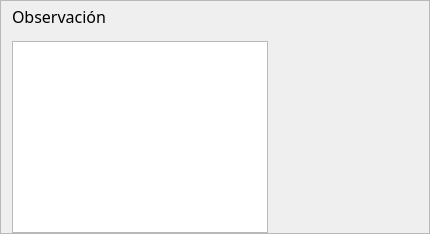
                               <widget class="QFrame" name="f3obs">
                                <property name="frameShape">
                                 <enum>QFrame::StyledPanel</enum>
                                </property>
                                <property name="frameShadow">
                                 <enum>QFrame::Raised</enum>
                                </property>
                                <layout class="QVBoxLayout" name="verticalLayout_21">
                                 <property name="spacing">
                                  <number>10</number>
                                 </property>
                                 <property name="topMargin">
                                  <number>0</number>
                                 </property>
                                 <property name="bottomMargin">
                                  <number>0</number>
                                 </property>
                                 <item>
                                  <widget class="QLabel" name="lb_obs">
                                   <property name="minimumSize">
                                    <size>
                                     <width>0</width>
                                     <height>30</height>
                                    </size>
                                   </property>
                                   <property name="font">
                                    <font>
                                     <family>Microsoft YaHei</family>
                                     <pointsize>12</pointsize>
                                     <weight>50</weight>
                                     <italic>false</italic>
                                     <bold>false</bold>
                                    </font>
                                   </property>
                                   <property name="text">
                                    <string>Observación</string>
                                   </property>
                                   <property name="textFormat">
                                    <enum>Qt::AutoText</enum>
                                   </property>
                                  </widget>
                                 </item>
                                 <item>
                                  <layout class="QHBoxLayout" name="horizontalLayout_16">
                                   <property name="spacing">
                                    <number>0</number>
                                   </property>
                                   <property name="sizeConstraint">
                                    <enum>QLayout::SetDefaultConstraint</enum>
                                   </property>
                                   <property name="topMargin">
                                    <number>0</number>
                                   </property>
                                   <property name="bottomMargin">
                                    <number>0</number>
                                   </property>
                                   <item>
                                    <widget class="QTextEdit" name="te_obs">
                                     <property name="minimumSize">
                                      <size>
                                       <width>0</width>
                                       <height>100</height>
                                      </size>
                                     </property>
                                    </widget>
                                   </item>
                                   <item>
                                    <spacer name="horizontalSpacer_17">
                                     <property name="orientation">
                                      <enum>Qt::Horizontal</enum>
                                     </property>
                                     <property name="sizeType">
                                      <enum>QSizePolicy::Fixed</enum>
                                     </property>
                                     <property name="sizeHint" stdset="0">
                                      <size>
                                       <width>50</width>
                                       <height>10</height>
                                      </size>
                                     </property>
                                    </spacer>
                                   </item>
                                   <item>
                                    <widget class="QLabel" name="lb_obsERR">
                                     <property name="minimumSize">
                                      <size>
                                       <width>100</width>
                                       <height>30</height>
                                      </size>
                                     </property>
                                     <property name="text">
                                      <string/>
                                     </property>
                                    </widget>
                                   </item>
                                  </layout>
                                 </item>
                                </layout>
                               </widget>
